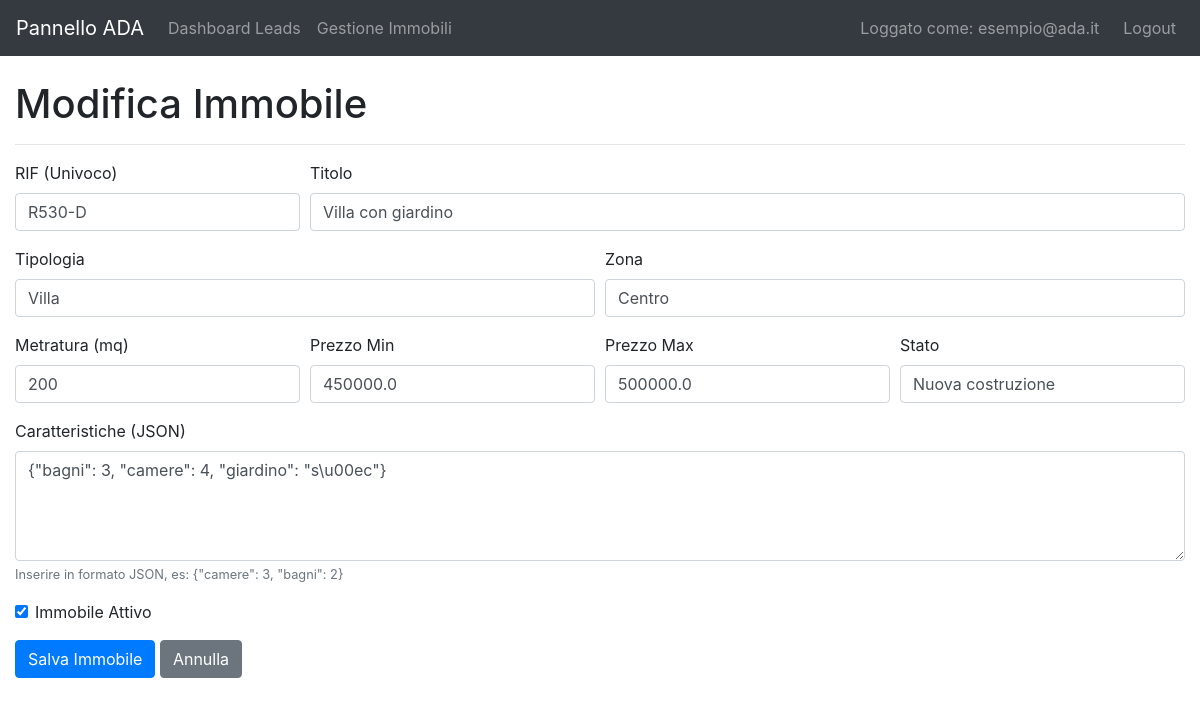
The page /admin/property/edit/2 (signed in) on the database its author committed.
### app/models.py (models this page shows, shortened)
class User(UserMixin, db.Model):
    __tablename__ = 'users'
    id = db.Column(db.Integer, primary_key=True)
    email = db.Column(db.String(120), unique=True, nullable=False)
    password_hash = db.Column(db.String(128))
    role = db.Column(db.String(80), nullable=False, default='Agente')

class Property(db.Model):
    __tablename__ = 'properties'
    id = db.Column(db.Integer, primary_key=True)
    rif = db.Column(db.String(50), unique=True, nullable=False)
    titolo = db.Column(db.String(200), nullable=False)
    tipologia = db.Column(db.String(100))
    zona = db.Column(db.String(100))
    indirizzo_parziale = db.Column(db.String(200))
    mq = db.Column(db.Integer)
    prezzo_min = db.Column(db.Float)
    prezzo_max = db.Column(db.Float)
    stato = db.Column(db.String(50))
    caratteristiche_json = db.Column(db.JSON)
    attivo = db.Column(db.Boolean, default=True)
    assets = db.relationship('PropertyAsset', backref='property', lazy=True)

### app/admin/routes.py (the view, shortened to what this page needs)
@bp.route('/property/edit/<int:property_id>', methods=['GET', 'POST'])
@login_required
def edit_property(property_id):
    prop = Property.query.get_or_404(property_id)
    return render_template('admin/property_form.html', property=prop)

### app/__init__.py (called while the page is built)
def create_app():
    app = Flask(__name__, instance_relative_config=True)
    app.config['SECRET_KEY'] = os.environ.get('SECRET_KEY', 'a-hard-to-guess-string')
    app.config['SQLALCHEMY_DATABASE_URI'] = os.environ.get('DATABASE_URL', 'sqlite:///instance/app.db')
    app.config['SQLALCHEMY_TRACK_MODIFICATIONS'] = False
    db.init_app(app)
    migrate.init_app(app, db)
    login_manager.init_app(app)
    from app.models import User
    @login_manager.user_loader
    def load_user(user_id):
        return User.query.get(int(user_id))
    from app.main import bp as main_bp
    app.register_blueprint(main_bp)
    from app.admin import bp as admin_bp
    app.register_blueprint(admin_bp)
    return app

### app/templates/admin/property_form.html (shortened to what this page needs)
{% extends "admin/base.html" %}
{% block content %}
<h1>{{ 'Modifica' if property else 'Aggiungi' }} Immobile</h1>
<hr>
<form method="POST">
    <div class="form-row">
        <div class="form-group col-md-3">
            <label for="rif">RIF (Univoco)</label>
            <input type="text" class="form-control" id="rif" name="rif" value="{{ property.rif if property else '' }}" required>
        </div>
        <div class="form-group col-md-9">
            <label for="titolo">Titolo</label>
            <input type="text" class="form-control" id="titolo" name="titolo" value="{{ property.titolo if property else '' }}" required>
        </div>
    </div>
    <div class="form-row">
        <div class="form-group col-md-6">
            <label for="tipologia">Tipologia</label>
            <input type="text" class="form-control" id="tipologia" name="tipologia" value="{{ property.tipologia if property else '' }}">
        </div>
        <div class="form-group col-md-6">
            <label for="zona">Zona</label>
            <input type="text" class="form-control" id="zona" name="zona" value="{{ property.zona if property else '' }}">
        </div>
    </div>
    <div class="form-row">
        <div class="form-group col-md-3">
            <label for="mq">Metratura (mq)</label>
            <input type="number" class="form-control" id="mq" name="mq" value="{{ property.mq if property else '' }}">
        </div>
        <div class="form-group col-md-3">
            <label for="prezzo_min">Prezzo Min</label>
            <input type="number" step="0.01" class="form-control" id="prezzo_min" name="prezzo_min" value="{{ property.prezzo_min if property else '' }}">
        </div>
        <div class="form-group col-md-3">
            <label for="prezzo_max">Prezzo Max</label>
            <input type="number" step="0.01" class="form-control" id="prezzo_max" name="prezzo_max" value="{{ property.prezzo_max if property else '' }}">
        </div>
        <div class="form-group col-md-3">
            <label for="stato">Stato</label>
            <input type="text" class="form-control" id="stato" name="stato" value="{{ property.stato if property else '' }}">
        </div>
    </div>
     <div class="form-group">
        <label for="caratteristiche_json">Caratteristiche (JSON)</label>
        <textarea class="form-control" id="caratteristiche_json" name="caratteristiche_json" rows="4">{{ property.caratteristiche_json | tojson if property and property.caratteristiche_json else '{}' }}</textarea>
        <small class="form-text text-muted">Inserire in formato JSON, es: {"camere": 3, "bagni": 2}</small>
    </div>
    <div class="form-group form-check">
        <input type="checkbox" class="form-check-input" id="attivo" name="attivo" value="y" {% if not property or property.attivo %}checked{% endif %}>
        <label class="form-check-label" for="attivo">Immobile Attivo</label>
    </div>
    <button type="submit" class="btn btn-primary">Salva Immobile</button>
    <a href="{{ url_for('admin.properties') }}" class="btn btn-secondary">Annulla</a>
</form>
{% endblock %}

### app/templates/admin/base.html (shortened to what this page needs)
<!DOCTYPE html>
<html lang="it">
<head>
    <link rel="stylesheet" href="https://stackpath.bootstrapcdn.com/bootstrap/4.5.2/css/bootstrap.min.css">
</head>
<body>
    <nav class="navbar navbar-expand-lg navbar-dark bg-dark">
        <a class="navbar-brand" href="{{ url_for('admin.dashboard') }}">Pannello ADA</a>
        <div class="collapse navbar-collapse" id="navbarNav">
            <ul class="navbar-nav mr-auto">
                <li class="nav-item">
                    <a class="nav-link" href="{{ url_for('admin.dashboard') }}">Dashboard Leads</a>
                </li>
                <li class="nav-item">
                    <a class="nav-link" href="{{ url_for('admin.properties') }}">Gestione Immobili</a>
                </li>
            </ul>
            <ul class="navbar-nav">
                 <li class="nav-item">
                    <span class="navbar-text mr-3">
                        Loggato come: {{ current_user.email }}
                    </span>
                 </li>
                 <li class="nav-item">
                    <a class="nav-link" href="{{ url_for('admin.logout') }}">Logout</a>
                </li>
            </ul>
        </div>
    </nav>
    <div class="container-fluid mt-4">
        {% block content %}{% endblock %}
    </div>
</body>
</html>

### rows shown on the page
User: email "esempio@ada.it"
Property: rif "R530-D", titolo "Villa con giardino", tipologia "Villa", zona "Centro", mq "200", prezzo_min "450000.0", prezzo_max "500000.0", stato "Nuova costruzione", caratteristiche_json "{\"bagni\": 3, \"camere\": 4, \"giardino\": \"s\\u00ec\"}", attivo "☑"

### other values the page prints
{{ 'Modifica' if property else 'Aggiungi' }} "Modifica"
